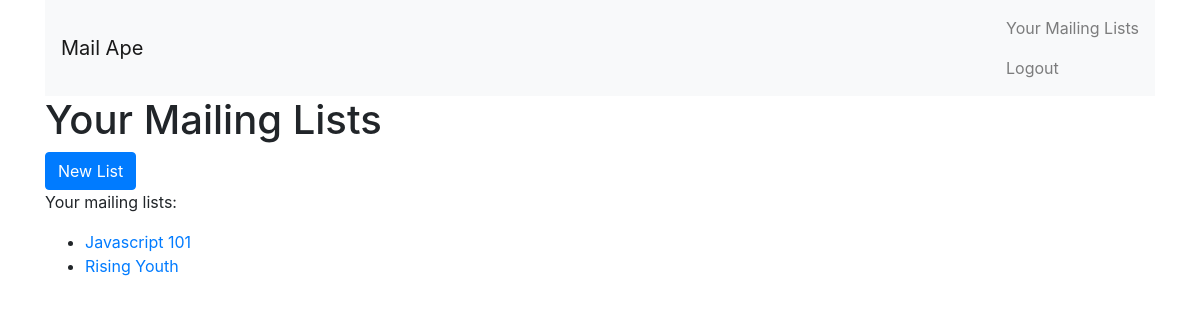
Before: /mailinglist/ (signed in) with the older database file.
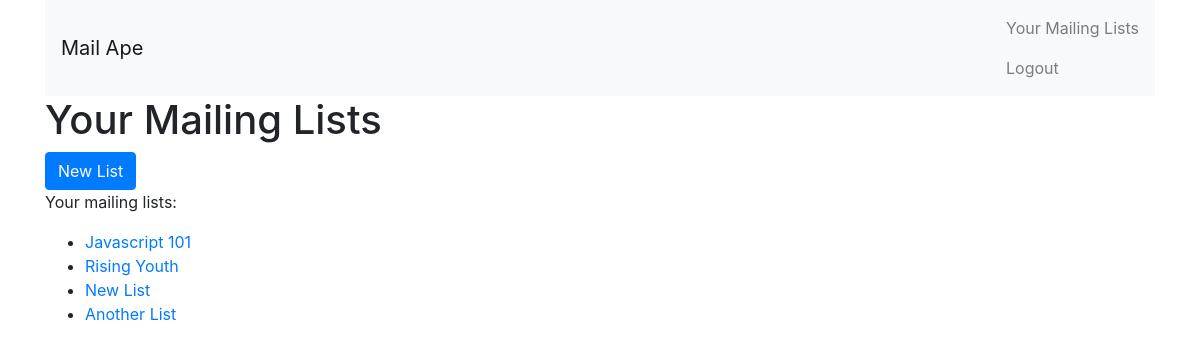
After: the same page with the newer database file.
### mailinglist/models.py (models this page shows, shortened)
class MailingList(models.Model):
    id = models.UUIDField(primary_key=True, default=uuid.uuid4, editable=False)
    name = models.CharField(max_length=40)
    owner = models.ForeignKey(to=settings.AUTH_USER_MODEL, on_delete=models.CASCADE)

### mailinglist/views.py (the view)
# urls.py: path('', views.MailingListListView.as_view(), name='mailinglist_list'),
class MailingListListView(LoginRequiredMixin, ListView):
    def get_queryset(self):
        return MailingList.objects.filter(owner=self.request.user)

### mailinglist/templates/mailinglist/mailinglist_list.html (shortened to what this page needs)
{% extends 'base.html' %}
{% block body %}
    <div class="row user-mailing-lists">
        <div class="col-sm-12">
            <h1>Your Mailing Lists</h1>
            <div>
                <a href="{% url 'mailinglist:create_mailinglist' %}"
                 class="btn btn-primary">New List</a>
            </div>
            <p>Your mailing lists:</p>
            <ul class="mailing-list-list">
                {% for mailinglist in mailinglist_list %}
                    <li class="mailinglist-item">
                        <a href="{% url 'mailinglist:manage_mailinglist' pk=mailinglist.id %}">
                            {{ mailinglist.name }}
                        </a>
                    </li>
                {% endfor %}
            </ul>
        </div>
    </div>
{% endblock %}

### templates/base.html (shortened to what this page needs)
{% load static %}
<!DOCTYPE html>
<html lang="en">
<head>
    <link rel="stylesheet" href="{% static 'css/bootstrap.min.css' %}">
</head>
<body>
    <div class="container">
        <nav class="navbar navbar-light bg-light">
            <a href="#" class="navbar-brand">Mail Ape</a>
            <ul class="navbar-nav">
                <li class="nav-item">
                    <a href="{% url 'mailinglist:mailinglist_list' %}" class="nav-link">
                        Your Mailing Lists
                    </a>
                </li>
                {% if request.user.is_authenticated %}
                    <li class="nav-item">
                        <a href="{% url 'user:logout' %}" class="nav-link">
                            Logout
                        </a>
                    </li>
                {% endif %}
            </ul>
        </nav>
        {% block body %}
        {% endblock body %}
    </div>
</body>
</html>

Changed rows visible on the page:
added MailingList: name "New List"
added MailingList: name "Another List"
